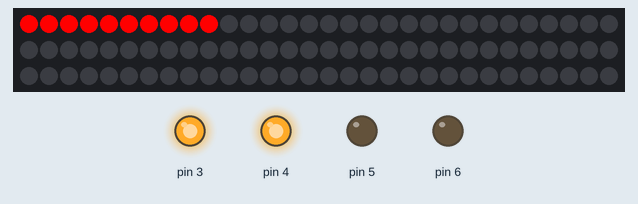
Recording of a sketch running on a simulated Arduino Uno, built with avr-gcc and run on an emulated ATmega328P. Shown: 90 RGB LEDs in strip order, left to right, continuing on the next row, output pins drawn as LEDs (lit = HIGH). Wiring (inferred from the names in the program): DS1307 clock at I2C address 0x68. The local clock reads 2024-03-15 10:24:30 at power-on unless the sketch sets it; what the sketch prints to the serial monitor is not drawn.

Above: at 0.1 s.
Timing chart, 0 to 1.6 s (numbered marks = the images above):
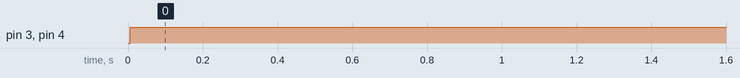

Measured:
- by itself, pin 3, pin 4: LOW → HIGH at 0.01 s

The sketch:

Reloj_LED.ino
```cpp
//Arduino 1.0+ Only
//Arduino 1.0+ Only

#include "Wire.h"
#include <Adafruit_NeoPixel.h>
#define DS1307_ADDRESS 0x68

Adafruit_NeoPixel pixels = Adafruit_NeoPixel(90, 9, NEO_GRB + NEO_KHZ800);

int second;
int minute;
int hour;


void setup(){
  Wire.begin();
  Serial.begin(9600);
  pinMode(3,OUTPUT);
  pinMode(4,OUTPUT);
  pinMode(5,OUTPUT);
  pinMode(6,OUTPUT);
  pixels.begin();
  for(int i = 0; i<10;i++){
    pixels.setPixelColor(i, pixels.Color(255, 0, 0));

  }
  pixels.show();
}

void loop(){
  printDate();
  if(minute>=0){
    digitalWrite(3,HIGH);
  }
  else{
    digitalWrite(3,LOW);
  }
  if(minute>=15){
    digitalWrite(4,HIGH);
  }
  else{
    digitalWrite(4,LOW);
  }
  if(minute>=30){
    digitalWrite(5,HIGH);
  }
  else{
    digitalWrite(5,LOW);
  }
  if(minute>=45){
    digitalWrite(6,HIGH);
  }
  else{
    digitalWrite(6,LOW);
  }
 /* for(int i = 0; i<10;i++){
    if(i<=hour){
      pixels.setPixelColor(i, pixels.Color(50, 0, 255));
    }else{
      pixels.setPixelColor(i, pixels.Color(0, 0, 0));
    }
  }*/
  pixels.show();
  Serial.println(hour);
}

byte bcdToDec(byte val)  {
  // Convert binary coded decimal to normal decimal numbers
  return ( (val/16*10) + (val%16) );
}

void printDate(){

  // Reset the register pointer
  Wire.beginTransmission(DS1307_ADDRESS);

  byte zero = 0x00;
  Wire.write(zero);
  Wire.endTransmission();

  Wire.requestFrom(DS1307_ADDRESS, 7);

  second = bcdToDec(Wire.read());
  minute = bcdToDec(Wire.read());
  hour = bcdToDec(Wire.read() & 0b111111); //24 hour time
  int weekDay = bcdToDec(Wire.read()); //0-6 -> sunday - Saturday
  int monthDay = bcdToDec(Wire.read());
  int month = bcdToDec(Wire.read());
  int year = bcdToDec(Wire.read());

  //print the date EG   3/1/11 23:59:59
  /* Serial.print(month);
   Serial.print("/");
   Serial.print(monthDay);
   Serial.print("/");
   Serial.print(year);
   Serial.print(" ");
   Serial.print(hour);
   Serial.print(":");
   Serial.print(minute);
   Serial.print(":");
   Serial.println(second);*/

}
```
